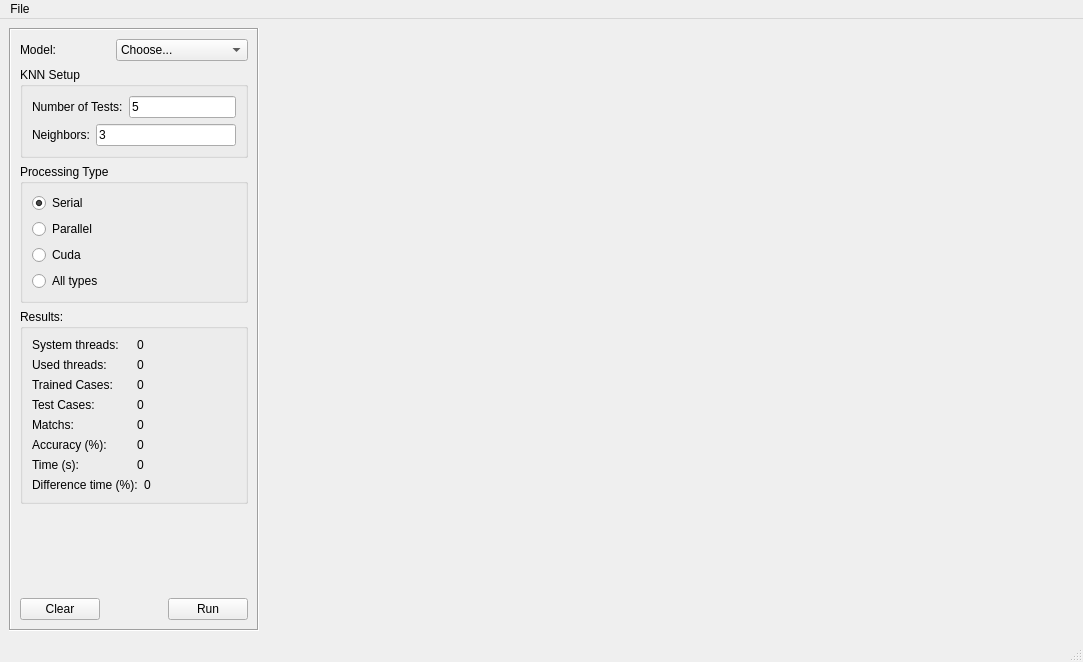
<?xml version="1.0" encoding="UTF-8"?>
<ui version="4.0">
 <class>CMainWindow</class>
 <widget class="QMainWindow" name="CMainWindow">
  <property name="geometry">
   <rect>
    <x>0</x>
    <y>0</y>
    <width>1083</width>
    <height>662</height>
   </rect>
  </property>
  <property name="windowTitle">
   <string>KNN-Cpp</string>
  </property>
  <widget class="QWidget" name="centralwidget">
   <layout class="QHBoxLayout" name="horizontalLayout_2">
    <item>
     <layout class="QHBoxLayout" name="horizontalLayout">
      <item>
       <widget class="QScrollArea" name="scrollArea">
        <property name="maximumSize">
         <size>
          <width>250</width>
          <height>16777215</height>
         </size>
        </property>
        <property name="frameShape">
         <enum>QFrame::Box</enum>
        </property>
        <property name="widgetResizable">
         <bool>true</bool>
        </property>
        <widget class="QWidget" name="scrollAreaWidgetContents">
         <property name="geometry">
          <rect>
           <x>0</x>
           <y>0</y>
           <width>246</width>
           <height>595</height>
          </rect>
         </property>
         <layout class="QVBoxLayout" name="verticalLayout_5">
          <item>
           <layout class="QHBoxLayout" name="horizontalLayout_3">
            <item>
             <widget class="QLabel" name="label">
              <property name="text">
               <string>Model:</string>
              </property>
             </widget>
            </item>
            <item>
             <widget class="QComboBox" name="CBModel">
              <item>
               <property name="text">
                <string>Choose...</string>
               </property>
              </item>
              <item>
               <property name="text">
                <string>k-nearst neighbors</string>
               </property>
              </item>
              <item>
               <property name="text">
                <string>Perceptron</string>
               </property>
              </item>
             </widget>
            </item>
           </layout>
          </item>
          <item>
           <widget class="QGroupBox" name="GBKNNSetup">
            <property name="title">
             <string>KNN Setup</string>
            </property>
            <layout class="QVBoxLayout" name="verticalLayout_2">
             <item>
              <layout class="QHBoxLayout" name="horizontalLayout_4">
               <item>
                <widget class="QLabel" name="label_2">
                 <property name="text">
                  <string>Number of Tests:</string>
                 </property>
                </widget>
               </item>
               <item>
                <widget class="QLineEdit" name="LENumberOfTests">
                 <property name="text">
                  <string>5</string>
                 </property>
                </widget>
               </item>
              </layout>
             </item>
             <item>
              <layout class="QHBoxLayout" name="horizontalLayout_5">
               <item>
                <widget class="QLabel" name="label_3">
                 <property name="text">
                  <string>Neighbors:</string>
                 </property>
                </widget>
               </item>
               <item>
                <widget class="QLineEdit" name="LENumberOfNeighbors">
                 <property name="text">
                  <string>3</string>
                 </property>
                </widget>
               </item>
              </layout>
             </item>
            </layout>
           </widget>
          </item>
          <item>
           <widget class="QGroupBox" name="GBProcessingType">
            <property name="title">
             <string>Processing Type</string>
            </property>
            <layout class="QVBoxLayout" name="verticalLayout_3">
             <item>
              <widget class="QRadioButton" name="RBSerial">
               <property name="text">
                <string>Serial</string>
               </property>
               <property name="checked">
                <bool>true</bool>
               </property>
              </widget>
             </item>
             <item>
              <widget class="QRadioButton" name="RBParallel">
               <property name="text">
                <string>Parallel</string>
               </property>
              </widget>
             </item>
             <item>
              <widget class="QRadioButton" name="RBCuda">
               <property name="text">
                <string>Cuda</string>
               </property>
              </widget>
             </item>
             <item>
              <widget class="QRadioButton" name="RBAllTypes">
               <property name="text">
                <string>All types</string>
               </property>
              </widget>
             </item>
            </layout>
           </widget>
          </item>
          <item>
           <widget class="QGroupBox" name="GroupBoxResults">
            <property name="title">
             <string>Results:</string>
            </property>
            <layout class="QVBoxLayout" name="verticalLayout_4">
             <item>
              <layout class="QHBoxLayout" name="horizontalLayout_12">
               <item>
                <widget class="QLabel" name="label_7">
                 <property name="text">
                  <string>System threads:</string>
                 </property>
                </widget>
               </item>
               <item>
                <widget class="QLabel" name="LBHardwareThreads">
                 <property name="text">
                  <string>0</string>
                 </property>
                </widget>
               </item>
              </layout>
             </item>
             <item>
              <layout class="QHBoxLayout" name="horizontalLayout_13">
               <item>
                <widget class="QLabel" name="label_11">
                 <property name="text">
                  <string>Used threads:</string>
                 </property>
                </widget>
               </item>
               <item>
                <widget class="QLabel" name="LBUsedThreads">
                 <property name="text">
                  <string>0</string>
                 </property>
                </widget>
               </item>
              </layout>
             </item>
             <item>
              <layout class="QHBoxLayout" name="horizontalLayout_7">
               <item>
                <widget class="QLabel" name="label_4">
                 <property name="text">
                  <string>Trained Cases:</string>
                 </property>
                </widget>
               </item>
               <item>
                <widget class="QLabel" name="LBTreinedCases">
                 <property name="text">
                  <string>0</string>
                 </property>
                </widget>
               </item>
              </layout>
             </item>
             <item>
              <layout class="QHBoxLayout" name="horizontalLayout_8">
               <item>
                <widget class="QLabel" name="label_6">
                 <property name="text">
                  <string>Test Cases:</string>
                 </property>
                </widget>
               </item>
               <item>
                <widget class="QLabel" name="LBTestCases">
                 <property name="text">
                  <string>0</string>
                 </property>
                </widget>
               </item>
              </layout>
             </item>
             <item>
              <layout class="QHBoxLayout" name="horizontalLayout_9">
               <item>
                <widget class="QLabel" name="label_8">
                 <property name="text">
                  <string>Matchs:</string>
                 </property>
                </widget>
               </item>
               <item>
                <widget class="QLabel" name="LBMatchs">
                 <property name="text">
                  <string>0</string>
                 </property>
                </widget>
               </item>
              </layout>
             </item>
             <item>
              <layout class="QHBoxLayout" name="horizontalLayout_10">
               <item>
                <widget class="QLabel" name="label_9">
                 <property name="text">
                  <string>Accuracy (%):</string>
                 </property>
                </widget>
               </item>
               <item>
                <widget class="QLabel" name="LBAccuracy">
                 <property name="text">
                  <string>0</string>
                 </property>
                </widget>
               </item>
              </layout>
             </item>
             <item>
              <layout class="QHBoxLayout" name="horizontalLayout_11">
               <item>
                <widget class="QLabel" name="label_5">
                 <property name="text">
                  <string>Time (s):</string>
                 </property>
                </widget>
               </item>
               <item>
                <widget class="QLabel" name="LBProcessingTime">
                 <property name="text">
                  <string>0</string>
                 </property>
                </widget>
               </item>
              </layout>
             </item>
             <item>
              <layout class="QHBoxLayout" name="horizontalLayout_14">
               <item>
                <widget class="QLabel" name="label_10">
                 <property name="text">
                  <string>Difference time (%):</string>
                 </property>
                </widget>
               </item>
               <item>
                <widget class="QLabel" name="LBDifference">
                 <property name="text">
                  <string>0</string>
                 </property>
                </widget>
               </item>
              </layout>
             </item>
            </layout>
           </widget>
          </item>
          <item>
           <spacer name="verticalSpacer">
            <property name="orientation">
             <enum>Qt::Vertical</enum>
            </property>
            <property name="sizeHint" stdset="0">
             <size>
              <width>20</width>
              <height>40</height>
             </size>
            </property>
           </spacer>
          </item>
          <item>
           <layout class="QHBoxLayout" name="horizontalLayout_6">
            <item>
             <widget class="QPushButton" name="PBClear">
              <property name="text">
               <string>Clear</string>
              </property>
             </widget>
            </item>
            <item>
             <spacer name="horizontalSpacer">
              <property name="orientation">
               <enum>Qt::Horizontal</enum>
              </property>
              <property name="sizeHint" stdset="0">
               <size>
                <width>40</width>
                <height>20</height>
               </size>
              </property>
             </spacer>
            </item>
            <item>
             <widget class="QPushButton" name="PBRun">
              <property name="text">
               <string>Run</string>
              </property>
             </widget>
            </item>
           </layout>
          </item>
         </layout>
        </widget>
       </widget>
      </item>
      <item>
       <layout class="QVBoxLayout" name="verticalLayout">
        <item>
         <widget class="QCustomPlot" name="DataSetDataPlot" native="true"/>
        </item>
        <item>
         <widget class="QCustomPlot" name="PlotProcessingTime" native="true"/>
        </item>
       </layout>
      </item>
     </layout>
    </item>
   </layout>
  </widget>
  <widget class="QMenuBar" name="menubar">
   <property name="geometry">
    <rect>
     <x>0</x>
     <y>0</y>
     <width>1083</width>
     <height>21</height>
    </rect>
   </property>
   <widget class="QMenu" name="menuFile">
    <property name="title">
     <string>File</string>
    </property>
    <addaction name="actionAbout_2"/>
    <addaction name="separator"/>
    <addaction name="actionClose"/>
   </widget>
   <addaction name="menuFile"/>
  </widget>
  <widget class="QStatusBar" name="statusbar"/>
  <action name="actionAbout_2">
   <property name="text">
    <string>About</string>
   </property>
  </action>
  <action name="actionClose">
   <property name="text">
    <string>Close</string>
   </property>
  </action>
  <action name="actionAbout">
   <property name="text">
    <string>About</string>
   </property>
  </action>
 </widget>
 <customwidgets>
  <customwidget>
   <class>QCustomPlot</class>
   <extends>QWidget</extends>
   <header>src_QCustomPlot/qcustomplot.h</header>
   <container>1</container>
  </customwidget>
 </customwidgets>
 <resources/>
 <connections/>
</ui>
